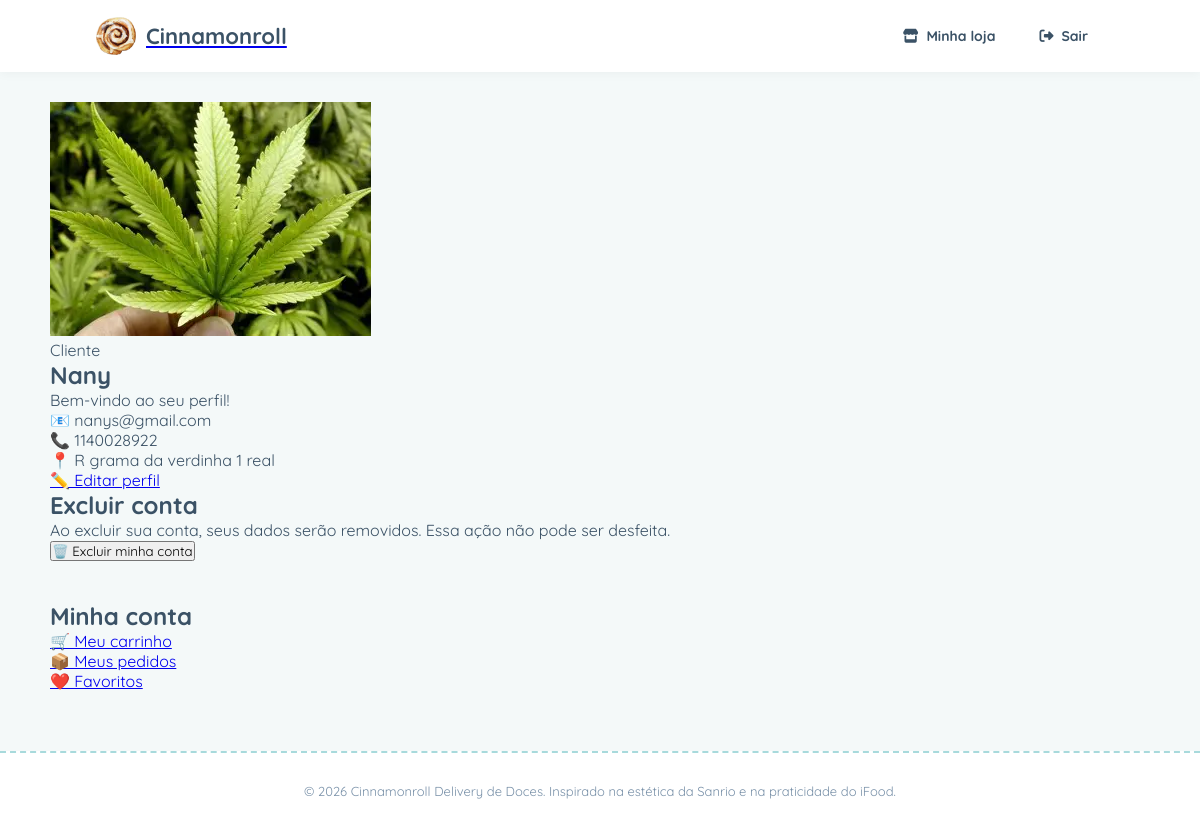
Page /perfilCliente/ (signed in) on the committed database.
### core/models.py (models this page shows, shortened)
class Perfil(models.Model):
    TIPO_USUARIO = (
        ("CLIENTE", "Cliente"),
        ("VENDEDOR", "Vendedor"),
        ("ADMINISTRADOR", "Admin"),
    )
    usuario = models.OneToOneField(
        User,
        on_delete=models.CASCADE,
        related_name="perfil"
    )
    tipo = models.CharField(max_length=13, choices=TIPO_USUARIO)
    telefone = models.CharField(max_length=20, blank=True)
    endereco = models.CharField(max_length=255, blank=True)
    nome_loja = models.CharField(max_length=100, blank=True)
    descricao_loja = models.TextField(blank=True)
    foto = models.ImageField(upload_to="lojas/", blank=True, null=True)

### core/views.py (the view)
# urls.py: path('perfilCliente/', perfilCliente, name='perfilCliente'),
@login_required
def perfilCliente(request):
    perfil = request.user.perfil
    return render(request, 'core/perfilCliente.html', {
        'perfil': perfil
    })

### core/templates/core/perfilCliente.html (shortened to what this page needs)
{% extends 'core/base.html' %}
{% load static %}
{% block content %}
<div>
    <section>
        <div>
            {% if perfil.foto %}
                <img src="{{ perfil.foto.url }}" alt="Foto do perfil">
            {% else %}
                <div>
                    👤
                </div>
            {% endif %}
        </div>
        <div>
            <span>
                Cliente
            </span>
            <h1>
                {% if perfil.usuario.first_name %}
                    {{ perfil.usuario.first_name }}
                {% else %}
                    Meu Perfil
                {% endif %}
            </h1>
            <p>
                Bem-vindo ao seu perfil!
            </p>
            <div>
                <div>
                    📧
                    <span>
                        {{ perfil.usuario.email }}
                    </span>
                </div>
                {% if perfil.telefone %}
                    <div>
                        📞
                        <span>
                            {{ perfil.telefone }}
                        </span>
                    </div>
                {% endif %}
                {% if perfil.endereco %}
                    <div>
                        📍
                        <span>
                            {{ perfil.endereco }}
                        </span>
                    </div>
                {% endif %}
            </div>
            <a href="{% url 'cadastro' %}">
                ✏️ Editar perfil
            </a>
            <br>
<section>
    <h2>Excluir conta</h2>
    <p>
        Ao excluir sua conta, seus dados serão removidos.
        Essa ação não pode ser desfeita.
    </p>
    <form method="POST" action="{% url 'excluir_perfil' %}">
        <button type="submit">
            🗑️ Excluir minha conta
        </button>
    </form>
</section>
    <section>
        <div>
            <h2>
                Minha conta
            </h2>
        </div>
        <div>
            <a href="{% url 'carrinho' %}">
                🛒 Meu carrinho
            </a>
            <br>
            <a href="#">
                📦 Meus pedidos
            </a>
            <br>
            <a href="#">
                ❤️ Favoritos
            </a>
        </div>
    </section>
</div>
{% endblock %}

### static/style.css (style rules this page uses)
:root { --primary-blue: #a8dadc; --light-blue: #f4f9f9; --accent-pink: #ff94b9; --soft-pink-bg: #fff0f5; --soft-yellow: #fff3bf; --text-color: #3b5266; --text-muted: #7890a8; --white: #ffffff; --gray-bg: #f4f6f8; --border-color: #eef2f6; --shadow-soft: 0 4px 16px rgba(168, 218, 220, 0.15); --border-radius-lg: 20px; --border-radius-sm: 14px; }
* { margin: 0; padding: 0; box-sizing: border-box; font-family: 'Quicksand', sans-serif; }
body { background-color: var(--light-blue); color: var(--text-color); }
section { margin-bottom: 40px; }

### rows in the picture
Perfil: foto (picture), usuario.first_name "Nany", usuario.email "nanys@gmail.com", telefone "1140028922", endereco "R grama da verdinha 1 real"
